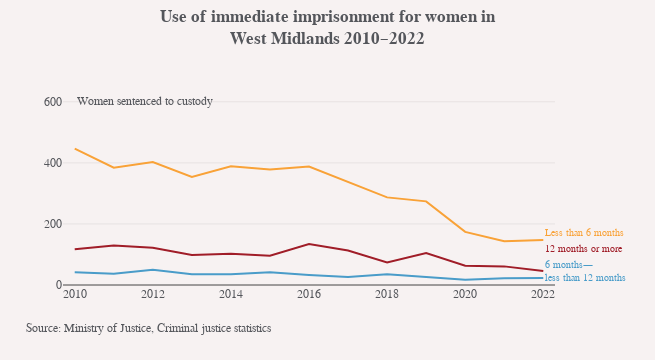

Notebook source saved alongside this figure:
### Code cell
record = Record('West Midlands', 0, 50)
adjusted_chart(record=record, output='show')

### Figure 1 — Plotly figure (JSON) as saved in the notebook; plotly's stock layout.template omitted (floating-point values rounded to 4 significant figures)
{"data": [{"hovertemplate": "%{y}<extra></extra>", "meta": "West Midlands", "mode": "lines", "name": "12 months or more", "type": "scatter", "x": [2010, 2011, 2012, 2013, 2014, 2015, 2016, 2017, 2018, 2019, 2020, 2021, 2022], "y": [117, 129, 122, 98, 102, 96, 134, 113, 74, 105, 63, 61, 46]}, {"hovertemplate": "%{y}<extra></extra>", "meta": "West Midlands", "mode": "lines", "name": "6 months—<br>less than 12 months", "type": "scatter", "x": [2010, 2011, 2012, 2013, 2014, 2015, 2016, 2017, 2018, 2019, 2020, 2021, 2022], "y": [42, 37, 50, 35, 35, 42, 33, 26, 35, 27, 17, 22, 23]}, {"hovertemplate": "%{y}<extra></extra>", "meta": "West Midlands", "mode": "lines", "name": "Less than 6 months", "type": "scatter", "x": [2010, 2011, 2012, 2013, 2014, 2015, 2016, 2017, 2018, 2019, 2020, 2021, 2022], "y": [447, 384, 403, 354, 389, 378, 388, 338, 287, 274, 174, 143, 147]}], "layout": {"annotations": [{"align": "left", "font": {"color": "#A01D28", "size": 10}, "showarrow": false, "text": "12 months or more", "x": 2022, "xanchor": "left", "xref": "x", "y": 96, "yanchor": "bottom", "yref": "y"}, {"align": "left", "font": {"color": "#499CC9", "size": 10}, "showarrow": false, "text": "6 months—<br>less than 12 months", "x": 2022, "xanchor": "left", "xref": "x", "y": 0, "yanchor": "bottom", "yref": "y"}, {"align": "left", "font": {"color": "#F9A237", "size": 10}, "showarrow": false, "text": "Less than 6 months", "x": 2022, "xanchor": "left", "xref": "x", "y": 147, "yanchor": "bottom", "yref": "y"}, {"font": {"size": 12}, "showarrow": false, "text": "Source: Ministry of Justice, Criminal justice statistics", "x": -0.08, "xanchor": "left", "xref": "paper", "y": -0.19, "yanchor": "top", "yref": "paper"}, {"align": "left", "font": {"size": 12}, "showarrow": false, "text": "Women sentenced to custody", "x": 2010, "xanchor": "left", "xref": "x", "y": 1.04, "yref": "paper"}], "height": 360, "hovermode": "x", "margin": {"b": 75, "l": 63, "r": 100}, "title": {"text": "<b>Use of immediate imprisonment for women in<br>West Midlands 2010–2022</b>"}, "width": 655, "xaxis": {"dtick": 2, "range": [2010.0, 2022.0], "tick0": 2010}, "yaxis": {"range": [0, 606], "tick0": 0, "tickformat": ",.0f", "title": {"text": ""}}}}
